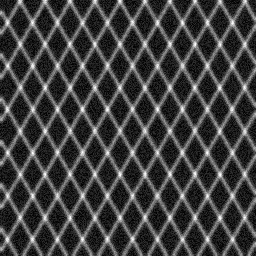
#> input picture Synthetic_Data/SNR_4/Set_3/Gaussian_Grid_Image_Set_3.png, 256 x 256 px
$ python OpticalFlow.py
#> lines starting #> are read from the running program, lines starting #| are printed output that depends on the picture
### Utility/DeNoise.py
import cv2
import numpy as np


def denoised_image(input_image, threshold=8):
    # Perform Fourier Transform
    f_transform = np.fft.fft2(input_image)
    f_shift = np.fft.fftshift(f_transform)

    # Calculate magnitude spectrum
    magnitude_spectrum = np.log(np.abs(f_shift) + 1)

    # Apply a threshold to filter out high-frequency noise
    f_shift[magnitude_spectrum < threshold] = 0

    # Inverse Fourier Transform
    inverse_transform = np.fft.ifftshift(f_shift)
    denoised_image = np.fft.ifft2(inverse_transform).real

    # Convert back to uint8 for image display
    denoised_image = np.uint8(denoised_image)

    return denoised_image

### OpticalFlow.py
import cv2
import numpy as np
import matplotlib.pyplot as plt
from Utility.DeNoise import denoised_image


class OpticalFlow:
    def __init__(self, source_path, target_path):
        self._SOURCE_PATH = source_path
        self._TARGET_PATH = target_path
        self._flow = None

    def calculate_optical_flow(self):
        # Read source and target images
        source_img = denoised_image(cv2.imread(self._SOURCE_PATH, cv2.IMREAD_GRAYSCALE))
#> in denoised_image, input_image is the input picture: shape (256, 256); min 0, max 255, mean 64.8
#> in denoised_image, `magnitude_spectrum = np.log(np.abs(f_shift) + 1)`:
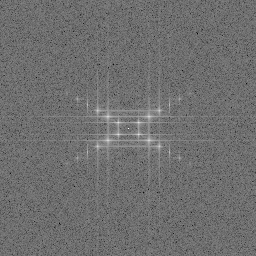
#> magnitude_spectrum: shape (256, 256) float64; min 2.37, max 15.26, mean 7.99; drawn with min black and max white
        target_img = denoised_image(cv2.imread(self._TARGET_PATH, cv2.IMREAD_GRAYSCALE))
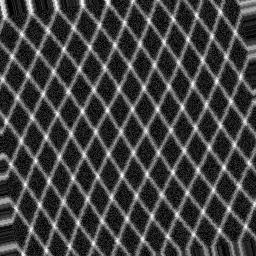
#> input picture Synthetic_Data/SNR_4/Set_3/Rotational_Flow_Image_Set_3.png, 256 x 256 px
#> call 2 of denoised_image, with threshold = 8
#> in denoised_image, input_image is the input picture: shape (256, 256); min 0, max 255, mean 65
#> in denoised_image (call 2), `magnitude_spectrum = np.log(np.abs(f_shift) + 1)`:
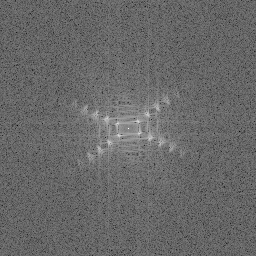
#> magnitude_spectrum: shape (256, 256) float64; min 3.12, max 15.27, mean 8.1; drawn with min black and max white

        # Calculate optical flow
        self._flow = cv2.calcOpticalFlowFarneback(source_img, target_img, None,
                                                  pyr_scale=0.5,
                                                  levels=3,
                                                  winsize=15,
                                                  iterations=10,
                                                  poly_n=5,
                                                  poly_sigma=1.2,
                                                  flags=0)

    def visualize_flow(self):
        source_img = cv2.imread(self._SOURCE_PATH)
        magnitude, angle = cv2.cartToPolar(self._flow[..., 0],
                                           self._flow[..., 1])
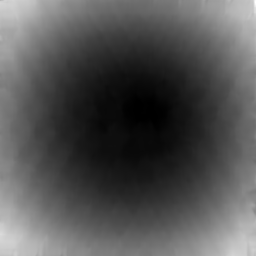
#> magnitude: shape (256, 256) float32; min 0.0006, max 25.44, mean 8.4; drawn with min black and max white
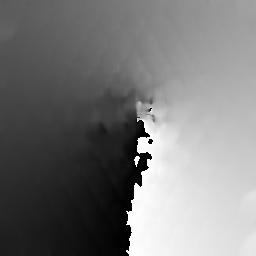
#> angle: shape (256, 256) float32; min 0.000158, max 6.28, mean 3; drawn with min black and max white

        # Plot optical flow vectors on the source image
        plt.imshow(cv2.cvtColor(source_img, cv2.COLOR_BGR2RGB))
        plt.quiver(range(0, self._flow.shape[0], 10),
                   range(0, self._flow.shape[1], 10),
                   self._flow[::10, ::10, 0],  # u component of flow
                   self._flow[::10, ::10, 1],  # v component of flow
                   magnitude[::10, ::10],  # magnitude of flow
                   angles='xy', scale_units='xy', scale=1, cmap='viridis')
        plt.colorbar()
        plt.show()
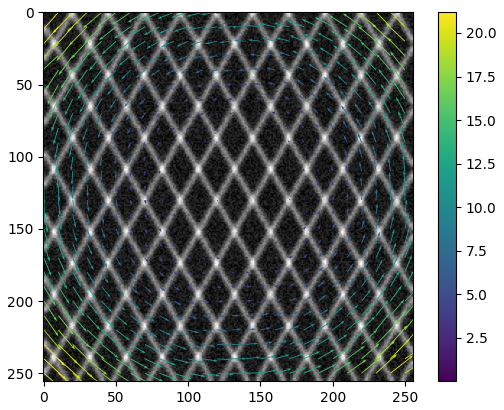
#> figure drawn by matplotlib, 2 panels

    def get_flow(self):
        return np.stack((self._flow[:, :, 0], self._flow[:, :, 1]), axis=-1)


# source_path = 'Data/Source/source_25.png'
# target_path = 'Data/Target/target_25.png'
source_path = "Synthetic_Data/SNR_4/Set_3/Gaussian_Grid_Image_Set_3.png"
target_path = "Synthetic_Data/SNR_4/Set_3/Rotational_Flow_Image_Set_3.png"
# target_path = "Synthetic_Data/SNR_4/Set_3/Translational_Flow_Image_Set_3.png"
optical_flow_object = OpticalFlow(source_path, target_path)
optical_flow_object.calculate_optical_flow()
optical_flow_object.visualize_flow()
